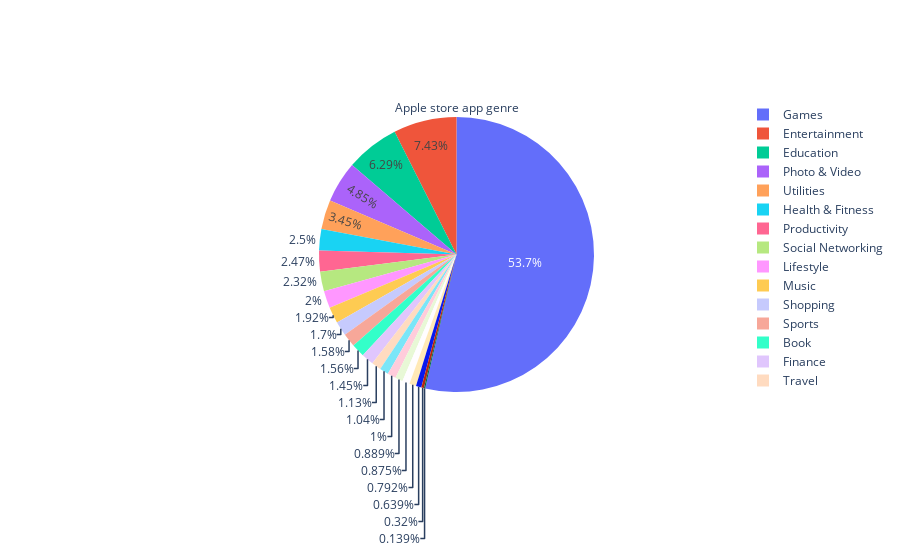

This figure's notebook cell:
### Code cell
pie=[go.Pie(labels=num_prime_genre.index, values=num_prime_genre.values,
          title="Apple store app genre") ] 
plotly.offline.iplot(pie)

### Figure 1 — Plotly figure (JSON) as saved in the notebook; plotly's stock layout.template omitted (floating-point values rounded to 4 significant figures)
{"data": [{"labels": ["Games", "Entertainment", "Education", "Photo & Video", "Utilities", "Health & Fitness", "Productivity", "Social Networking", "Lifestyle", "Music", "Shopping", "Sports", "Book", "Finance", "Travel", "News", "Weather", "Reference", "Food & Drink", "Business", "Navigation", "Medical", "Catalogs"], "title": {"text": "Apple store app genre"}, "type": "pie", "values": [3862, 535, 453, 349, 248, 180, 178, 167, 144, 138, 122, 114, 112, 104, 81, 75, 72, 64, 63, 57, 46, 23, 10]}], "layout": {}}
